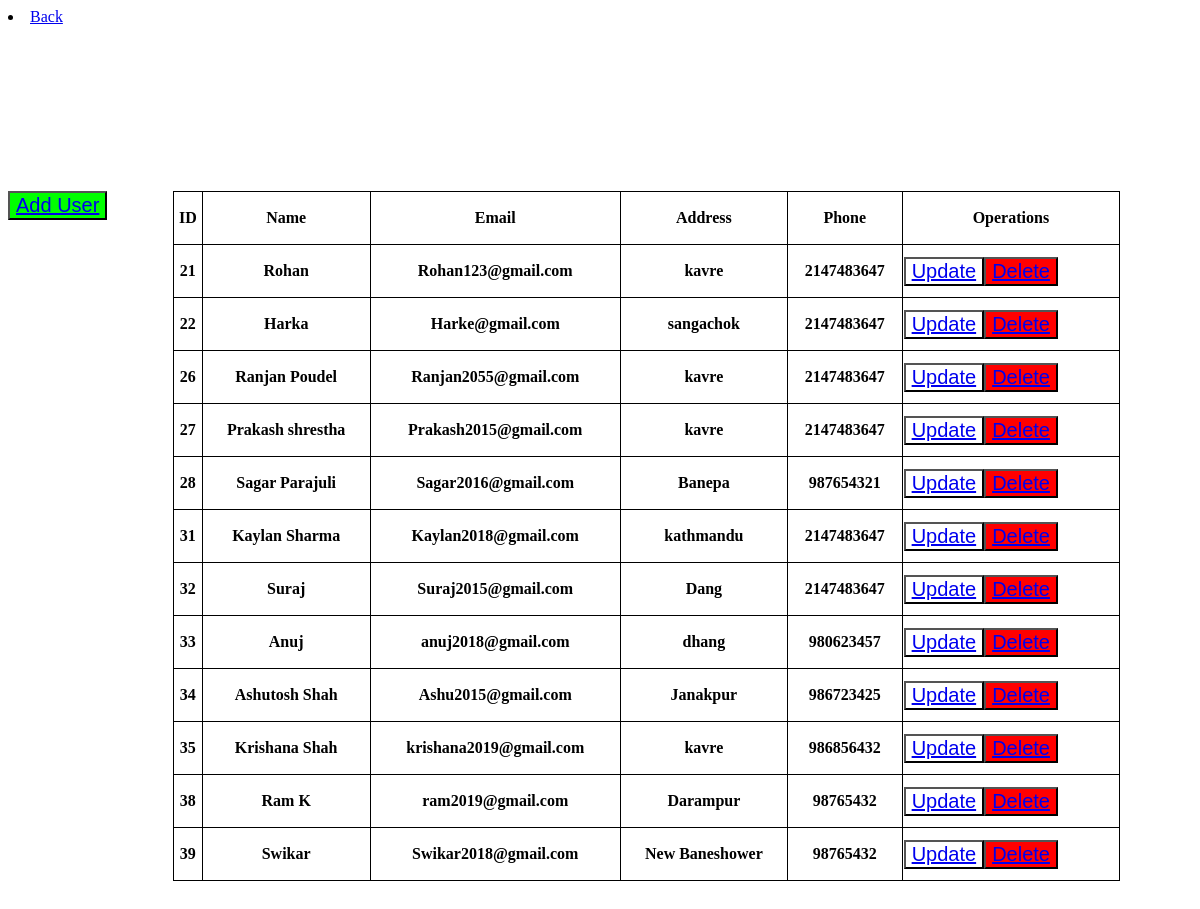
Screenshot of /display.php with the database file from the repository.
### tables this page shows
CREATE TABLE `studentsinfo` (
  `id` int(11) NOT NULL,
  `name` varchar(255) NOT NULL,
  `email` varchar(255) NOT NULL,
  `address` varchar(255) NOT NULL,
  `phone` int(11) NOT NULL
);

### display.php (the view, shortened to what this page needs)
<?php
include 'connection.php';
?>
<!DOCTYPE html>
<html>
<li><a href="Dashboard.html">Back</a></li>
<body>
<div class="container">
<button type="button" class="btn"><a href="information.php">Add User</a></button>
<table  class ="table" >
      <tr>
        <th>ID</th>
        <th>Name</th>
        <th>Email</th>
        <th>Address</th>
        <th>Phone </th>
        <th>Operations</th>
      </tr>
<?php
$sql="Select*from  studentsinfo";
$result=mysqli_query($con, $sql);
if($result){
    while($row=mysqli_fetch_assoc($result)){
        $id=$row['id'];
        $name=$row['name'];
        $email=$row['email'];
        $address=$row['address'];
        $phone=$row['phone'];
        echo '<tr>
        <th scope="row">'.$id.'</th>
        <th >'.$name.'</th>
        <th>'.$email.'</th>
        <th>'.$address.'</th>
        <th>'.$phone.'</th>
        <th>
        <button class="btn1"><a href="update.php ? updateid='.$id.'" class="text-light " >Update</a></button>
        <button class="btn2" ><a href="delete.php? deleteid='.$id.'" class="text-primary" > Delete</a></button>
       </th>
        </tr>';
}
}
?>
</table>
</body>
</html>

### display.php (style rules this page uses)
button { float:left; font-size: 20px; }
.btn { color: darkblue; }
.btn1 { color: rgb(14, 220, 20); }
.btn2 { color: rgb(237, 14, 14); }
table, td, th { border: 1px solid black; background-attachment: fixed; }
table { border-collapse: collapse; width: 80%; margin: 165px; }
th { height: 50px; }
.btn1 { background-color: #FFFFFF; }
.btn2 { background-color: #FF0000; }
.btn { background-color: #00FF00; }
.text-primary { background-color: #FF0000; }

### rows the page displays
studentsinfo: id "21", name "Rohan", email "Rohan123@gmail.com", address "kavre", phone "2147483647"
studentsinfo: id "22", name "Harka", email "Harke@gmail.com", address "sangachok", phone "2147483647"
studentsinfo: id "26", name "Ranjan Poudel", email "Ranjan2055@gmail.com", address "kavre", phone "2147483647"
studentsinfo: id "27", name "Prakash shrestha", email "Prakash2015@gmail.com", address "kavre", phone "2147483647"
studentsinfo: id "28", name "Sagar Parajuli", email "Sagar2016@gmail.com", address "Banepa", phone "987654321"
studentsinfo: id "31", name "Kaylan Sharma", email "Kaylan2018@gmail.com", address "kathmandu", phone "2147483647"
studentsinfo: id "32", name "Suraj", email "Suraj2015@gmail.com", address "Dang", phone "2147483647"
studentsinfo: id "33", name "Anuj", email "anuj2018@gmail.com", address "dhang", phone "980623457"
studentsinfo: id "34", name "Ashutosh Shah", email "Ashu2015@gmail.com", address "Janakpur", phone "986723425"
studentsinfo: id "35", name "Krishana Shah", email "krishana2019@gmail.com", address "kavre", phone "986856432"
studentsinfo: id "38", name "Ram K", email "ram2019@gmail.com", address "Darampur", phone "98765432"
studentsinfo: id "39", name "Swikar", email "Swikar2018@gmail.com", address "New Baneshower", phone "98765432"
